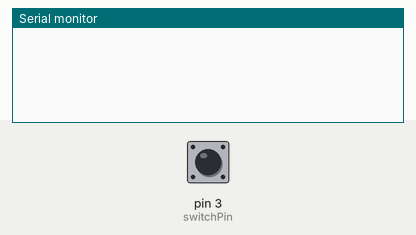
This sketch was run on a simulated Arduino Uno, built with avr-gcc and run on an emulated ATmega328P. Shown: the last lines printed to the serial monitor. The test bench sets the inputs (shaded band); at power-on: pin 3 (switchPin) LOW.

Above: at 1.2 s.
1.3 s: pin 3 (switchPin) pulled HIGH for 0.15 s
At 2.6 s:
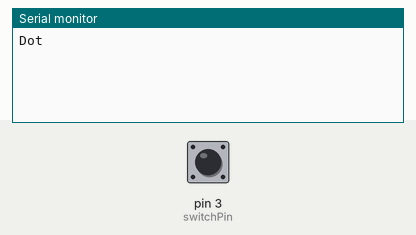
2.9 s: pin 3 (switchPin) pulled HIGH for 1 s
At 3.8 s:
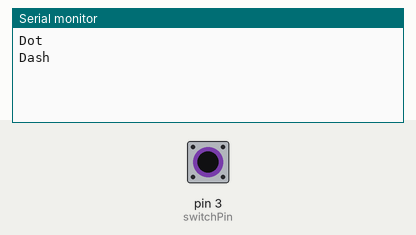

Measured:
- after the input at 1.3 s, the serial monitor: prints a new line after 0.15 s (image 1)
- after the input at 2.9 s, the serial monitor: prints a new line after 0.50 s (image 2)

The sketch:

working_dot_dash_intepreter_18_10_13_proper_dot_time.ino
```cpp
/*
 *  Dot and Dash Separation Program
 */

// Parameters
int HOLD_DELAY = 500;    // Sets the hold delay for the signal to be interpreted as a dash
int CLICK_DELAY = 20;    // singal minimum length to be a dot - avoid debounce

int switchPin  = 3;      // Switch is connected to pin 3

// In-Program Variables
unsigned long start_hold;
boolean allow = false;
int sw_state;            // nextstate system
int sw_laststate = LOW;

// Setup
void setup()
{
  Serial.begin(115200);
  pinMode(switchPin, INPUT);    // Set the switch pin as input
}

// Loop
void loop()
{
  sw_state = digitalRead(switchPin);             // read input value

  if (sw_state == HIGH && sw_laststate == LOW)
  {  // for button pressing
    start_hold = millis();                       // mark the time
    allow = true;                                // allow LED state changes
  } // end if

  if( allow == true && sw_state == HIGH && sw_laststate == HIGH)
  {  // if button remains pressed


      if ((millis() - start_hold) >= HOLD_DELAY)
      {                   // for longer than x/1000 sec(s)
         allow = false;         // prevent multiple state changes
         Serial.println("Dash");
      } // end inner if
  } // end outer if
  if( allow == true && sw_state == LOW && sw_laststate == HIGH)
  {
    if( (millis() - start_hold) < HOLD_DELAY && ((millis()-start_hold) > CLICK_DELAY))
    {
      allow = false;
      Serial.println("Dot");
    }
  }

  sw_laststate = sw_state;
} // end void loop
```
